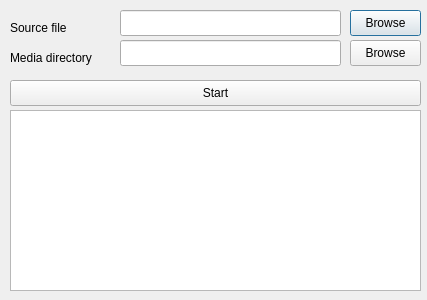
<?xml version="1.0" encoding="UTF-8"?>
<ui version="4.0">
 <class>ImageResizerDialogClass</class>
 <widget class="QDialog" name="ImageResizerDialogClass">
  <property name="geometry">
   <rect>
    <x>0</x>
    <y>0</y>
    <width>427</width>
    <height>300</height>
   </rect>
  </property>
  <property name="windowTitle">
   <string>Image Resizer</string>
  </property>
  <widget class="QPushButton" name="browseSourceFileButton">
   <property name="geometry">
    <rect>
     <x>350</x>
     <y>10</y>
     <width>71</width>
     <height>26</height>
    </rect>
   </property>
   <property name="text">
    <string>Browse</string>
   </property>
  </widget>
  <widget class="QPushButton" name="browseMediaDirectoryButton">
   <property name="geometry">
    <rect>
     <x>350</x>
     <y>40</y>
     <width>71</width>
     <height>26</height>
    </rect>
   </property>
   <property name="text">
    <string>Browse</string>
   </property>
  </widget>
  <widget class="QLineEdit" name="mediaDirectoryEdit">
   <property name="geometry">
    <rect>
     <x>120</x>
     <y>40</y>
     <width>221</width>
     <height>26</height>
    </rect>
   </property>
  </widget>
  <widget class="QPushButton" name="startButton">
   <property name="geometry">
    <rect>
     <x>10</x>
     <y>80</y>
     <width>411</width>
     <height>26</height>
    </rect>
   </property>
   <property name="text">
    <string>Start</string>
   </property>
  </widget>
  <widget class="QPlainTextEdit" name="reportEdit">
   <property name="geometry">
    <rect>
     <x>10</x>
     <y>110</y>
     <width>411</width>
     <height>181</height>
    </rect>
   </property>
   <property name="undoRedoEnabled">
    <bool>false</bool>
   </property>
   <property name="readOnly">
    <bool>true</bool>
   </property>
   <property name="centerOnScroll">
    <bool>false</bool>
   </property>
  </widget>
  <widget class="QLineEdit" name="sourceFileEdit">
   <property name="geometry">
    <rect>
     <x>120</x>
     <y>10</y>
     <width>221</width>
     <height>26</height>
    </rect>
   </property>
  </widget>
  <widget class="QLabel" name="sourceLabel">
   <property name="geometry">
    <rect>
     <x>10</x>
     <y>20</y>
     <width>71</width>
     <height>16</height>
    </rect>
   </property>
   <property name="text">
    <string>Source file</string>
   </property>
  </widget>
  <widget class="QLabel" name="mediaLabel">
   <property name="geometry">
    <rect>
     <x>10</x>
     <y>50</y>
     <width>111</width>
     <height>16</height>
    </rect>
   </property>
   <property name="text">
    <string>Media directory</string>
   </property>
  </widget>
 </widget>
 <layoutdefault spacing="6" margin="11"/>
 <resources/>
 <connections/>
</ui>
